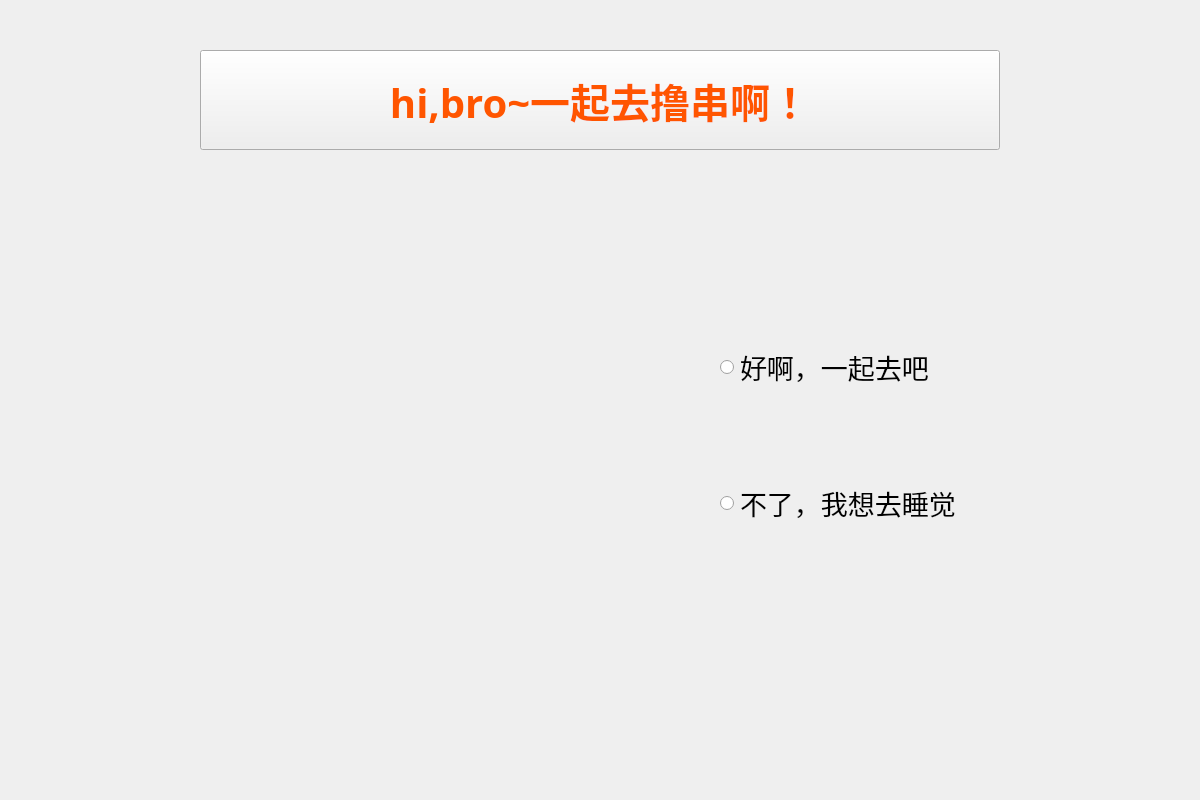
<?xml version="1.0" encoding="UTF-8"?>
<ui version="4.0">
 <class>PPT22</class>
 <widget class="QWidget" name="PPT22">
  <property name="geometry">
   <rect>
    <x>0</x>
    <y>0</y>
    <width>1200</width>
    <height>800</height>
   </rect>
  </property>
  <property name="windowTitle">
   <string>Form</string>
  </property>
  <widget class="QWidget" name="layoutWidget">
   <property name="geometry">
    <rect>
     <x>720</x>
     <y>260</y>
     <width>431</width>
     <height>351</height>
    </rect>
   </property>
   <layout class="QVBoxLayout" name="verticalLayout">
    <item>
     <widget class="QRadioButton" name="radioButton">
      <property name="font">
       <font>
        <family>AcadEref</family>
        <pointsize>20</pointsize>
       </font>
      </property>
      <property name="text">
       <string>好啊，一起去吧</string>
      </property>
     </widget>
    </item>
    <item>
     <widget class="QRadioButton" name="radioButton_2">
      <property name="font">
       <font>
        <family>AcadEref</family>
        <pointsize>20</pointsize>
       </font>
      </property>
      <property name="text">
       <string>不了，我想去睡觉</string>
      </property>
     </widget>
    </item>
   </layout>
  </widget>
  <widget class="QPushButton" name="dh3">
   <property name="geometry">
    <rect>
     <x>200</x>
     <y>50</y>
     <width>800</width>
     <height>100</height>
    </rect>
   </property>
   <property name="font">
    <font>
     <family>方正舒体</family>
     <pointsize>30</pointsize>
     <weight>75</weight>
     <bold>true</bold>
    </font>
   </property>
   <property name="styleSheet">
    <string notr="true">color: rgb(255, 85, 0);</string>
   </property>
   <property name="text">
    <string>hi,bro~一起去撸串啊！</string>
   </property>
  </widget>
 </widget>
 <resources/>
 <connections/>
</ui>
